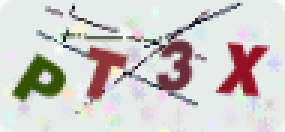
#> input picture res/verify.png, 95 x 44 px (shown 3 times larger)
$ python opencv.py
#> lines starting #> are read from the running program, lines starting #| are printed output that depends on the picture; after the words box and inside, x2 and y2 are one past the last pixel; in counts of white or black regions, pixels touching at a corner belong together
#!/usr/bin/env python
# -*- coding: utf-8 -*-
'''
@Time    : 2025/3/13 15:51
@Author  :
@File    : opencv.py
@ProjectName: CRM

pip install pytesseract opencv-python pillow numpy

提高识别准确率的方法
1. 图像预处理
灰度化：将彩色图像转换为灰度图像。
二值化：将灰度图像转换为黑白图像，以便更容易识别字符。
去噪：去除图像中的噪声，例如使用形态学操作（如腐蚀、膨胀）。
边缘检测：使用Canny等算法检测图像边缘，有助于分离字符。
2. 调整Tesseract配置
PSM（Page Segmentation Mode）：设置适当的页面分割模式，例如--psm 10表示将图像视为单个字符。
OEM（OCR Engine Mode）：选择合适的OCR引擎模式，例如--oem 3表示使用LSTM OCR引擎。
字符白名单：限制识别的字符范围，例如-c tessedit_char_whitelist=ABCDEFGHIJKLMNOPQRSTUVWXYZ0123456789。
3. 训练自定义模型
如果验证码有特定的风格或干扰，可以考虑训练一个自定义的OCR模型，使用深度学习框架如TensorFlow或PyTorch。
4. 数据增强
在训练数据时，可以通过旋转、缩放、添加噪声等方式增强数据集，提高模型的泛化能力。
通过上述方法，可以有效提高验证码识别的准确率。
'''
import cv2
import numpy as np
from PIL import Image
import pytesseract

# 配置Tesseract路径（如果需要）
# pytesseract.pytesseract.tesseract_cmd = r'C:\Program Files\Tesseract-OCR\tesseract.exe'

def preprocess_image(image_path):
    # 读取图片
#> called with image_path = '../res/verify.png'
    image = cv2.imread(image_path, cv2.IMREAD_GRAYSCALE)
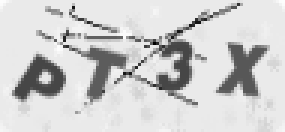
#> image: shape (44, 95) (shown 3 times larger); min 0, max 253, mean 206.5

    # 图像二值化
    _, binary_image = cv2.threshold(image, 127, 255, cv2.THRESH_BINARY_INV)
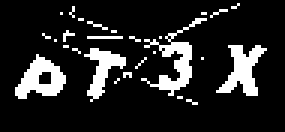
#> binary_image: shape (44, 95) (shown 3 times larger); 14.4% white; 27 white regions (23 under 20 px), largest, box (x1, y1, x2, y2) and area: (47, 6, 69, 32) 148, (5, 18, 22, 33) 137, (72, 15, 89, 32) 135, (28, 16, 42, 34) 102

    # 去噪
    kernel = np.ones((2, 2), np.uint8)
    denoised_image = cv2.morphologyEx(binary_image, cv2.MORPH_CLOSE, kernel)
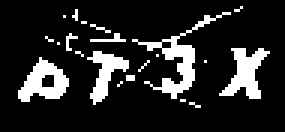
#> denoised_image: shape (44, 95) (shown 3 times larger); 15% white; 21 white regions (17 under 20 px), largest, box (x1, y1, x2, y2) and area: (44, 4, 77, 33) 177, (73, 16, 90, 33) 137, (6, 19, 23, 34) 137, (29, 17, 43, 35) 104

    return denoised_image

def recognize_captcha(image_path):
    # 预处理图片
    processed_image = preprocess_image(image_path)

    # 使用PIL转换为Image对象
    img = Image.fromarray(processed_image)

    # 使用Tesseract进行OCR识别
#> (the run stopped early here; a loop or call above may not have finished)
